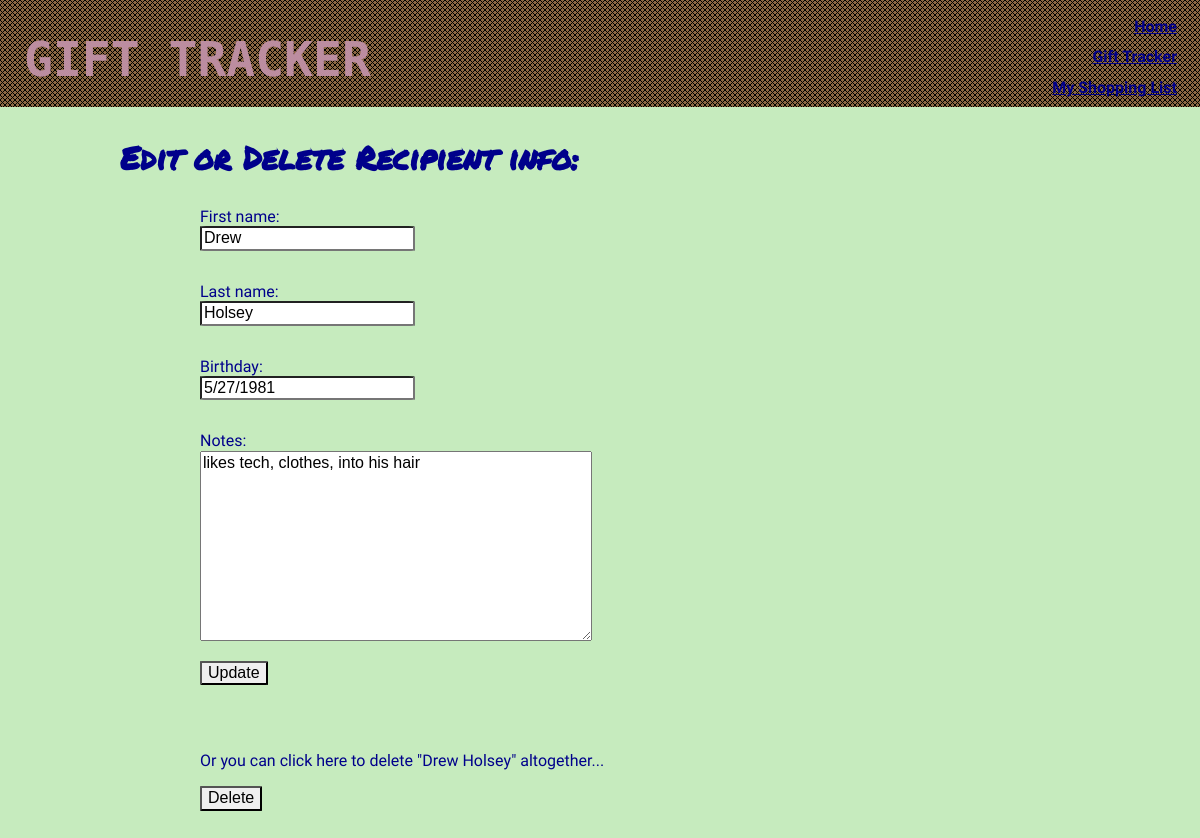
Page /idea_tracker/recipient_update/53/ on the committed database.
### idea_tracker/models.py (models this page shows, shortened)
class Recipient(models.Model):
    first_name = models.CharField(max_length=30)
    last_name = models.CharField(max_length=30)
    birthday = models.CharField(max_length=10, blank=True)
    notes = models.TextField(max_length=255, blank=True)
    def __str__(self):
        return "{} {}".format(self.first_name, self.last_name)

### idea_tracker/views.py (the view, shortened to what this page needs)
# urls.py: url(r'^recipient_update/(?P<pk>\d+)/$', views.RecipientUpdate.as_view(), name='recipient_update_form'),
class RecipientUpdate(UpdateView):
    model = models.Recipient
    fields = ['first_name', 'last_name', 'birthday', 'notes']
    template_name_suffix = '_update_form'

### idea_tracker/templates/idea_tracker/recipient_update_form.html
{% extends 'layout.html' %}
{% load static from staticfiles %}
{% block content %}
<h3>Edit or Delete Recipient info:</h3>
<form action='' method="POST">{% csrf_token %}
    {{ form.as_p }}
    <input type="Submit" value="Update">
</form>
    <br>
<form action="/idea_tracker/recipient_delete/{{ object.pk }}" method="GET">{% csrf_token %}
    <p>Or you can click here to delete "{{ object }}" altogether...</p>
    <input type="Submit" value="Delete">
</form>
{% endblock %}

### assets/css/layout.css (style rules this page uses)
:root { background: #c6ebbe; }
h3, h4, h5 { color: darkblue; font-family: 'Permanent Marker', cursive, 'Courier New', serif; font-size: 2em; }
form { color: darkblue; font-family: 'Kalam', cursive; width: 50em; margin: 0 auto; }
label, input { display: block; border-radius: 3% }
input { margin-bottom: 2em; }

### rows in the picture
Recipient: first_name "Drew", last_name "Holsey", birthday "5/27/1981", notes "likes tech, clothes, into his hair", first_name+last_name "Drew Holsey"
